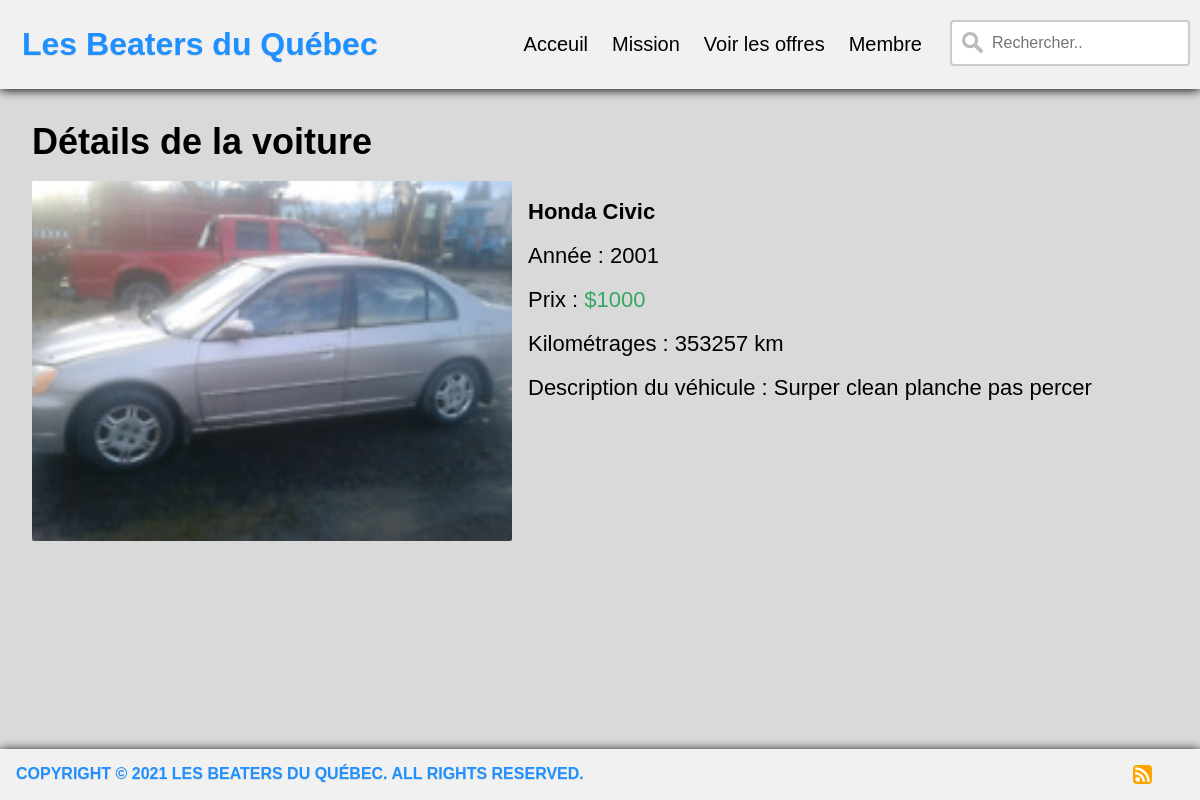
Page /voiture.php?voiture=8 on the committed database.
### tables this page shows
CREATE TABLE `voitures` (
  `id` int(11) NOT NULL,
  `marque` varchar(255) NOT NULL,
  `modele` varchar(255) NOT NULL,
  `annee` int(11) DEFAULT NULL,
  `description` text DEFAULT NULL,
  `kilometrages` double NOT NULL DEFAULT 0,
  `prix` int(11) NOT NULL,
  `vendu` tinyint(1) DEFAULT 0,
  `image` varchar(255) DEFAULT NULL
);

### accesseur/VoitureDAO.php (called while the page is built, shortened)
<?php
include_once CHEMIN_MODELE . "Voiture.php";
class AccesBaseDeDonneesVoitures
{
    public static function initialiser()
    {
        $usager = 'BeaterQuebec';
        $motdepasse = 'BeaterQuebec12!';
        $hote = 'localhost';
        $base = 'BeaterQuebec';
        $dsn = 'mysql:dbname='.$base.';host=' . $hote;
    }
}
class VoitureDAO extends AccesBaseDeDonneesVoitures{
  public static function lireVoiture($id){
    $MESSAGE_SQL_VOITURE = "SELECT * FROM voitures WHERE id =:id;";
    $requeteListeVoitures = VoitureDAO::$basededonnees->prepare($MESSAGE_SQL_VOITURE);
    $requeteListeVoitures->bindParam(':id', $id, PDO::PARAM_INT);
    $requeteListeVoitures->execute();
    $voiture = $requeteListeVoitures->fetch();
    return new Voiture($voiture);
  }
}
function formater($texte)
{
    $texte = html_entity_decode($texte,ENT_COMPAT,'UTF-8');
    $texte = htmlentities($texte,ENT_COMPAT,'ISO-8859-1');
    $newText = urldecode($texte);
    return $newText;
}
?>

### modele/voiture.php (called while the page is built, shortened)
<?php
class Voiture
{
	public static $filtres =
		array(
			'id' => FILTER_VALIDATE_INT,
			'marque' => FILTER_SANITIZE_ENCODED,
			'modele' => FILTER_SANITIZE_ENCODED,
			'annee' => FILTER_SANITIZE_ENCODED,
			'description' => FILTER_SANITIZE_ENCODED,
			'prix' => FILTER_SANITIZE_ENCODED,
            'kilometrages' => FILTER_SANITIZE_ENCODED,
            'image' => FILTER_SANITIZE_ENCODED
		);
	public function __construct($tableau)
	{
        if (is_array($tableau)){
		  $tableau = filter_var_array($tableau, Voiture::$filtres);
        }
		$this->marque = $tableau['marque'];
		$this->modele = $tableau['modele'];
		$this->annee = $tableau['annee'];
		$this->description = $tableau['description'];
		$this->prix = $tableau['prix'];
		$this->kilometrages = $tableau['kilometrages'];
        $this->image = $tableau['image'];
	}
	public function __get($propriete)
	{
		$self = get_object_vars($this);
		return $self[$propriete];
	}
}
?>

### voiture.php (the view, shortened to what this page needs)
<?php
require CHEMIN_ACCESSEUR . "VoitureDAO.php";
$id = filter_input(INPUT_GET, 'voiture', FILTER_VALIDATE_INT);
$voiture = VoitureDAO::lireVoiture($id);
include "entete.php";
?>
<header><h2>Détails de la voiture</h2></header>
<br>
<div class="voiture">
    <?php
        if(empty(formater($voiture->image))){echo "<img src='images/no-image-icon-0.jpg' alt='Miniature' class='image'></img>";}else{echo "<img src='images/".formater($voiture->image)."' alt='Miniature' class='image'></img>";}
    ?>
	<br>
	<h3 class="textDetailVoiture"><?= formater($voiture->marque); ?> <?= formater($voiture->modele); ?></h3>
	<br>
	<p class="textDetailVoiture">Année : <?= formater($voiture->annee); ?></p>
	<br>
	<p class="textDetailVoiture">Prix : <span style="color:#37A864;"$>$<?= formater($voiture->prix); ?></span></p>
    <br>
	<p class="textDetailVoiture">Kilométrages : <?= formater($voiture->kilometrages); ?> km</p>
	<br>
    <?php
        if(empty(formater($voiture->description))){echo "<p class='description'>Description : Aucune description du véhicule!</p>";}else{echo "<p class='textDetailVoiture'>Description du véhicule : ".formater($voiture->description)."</p>";}
    ?>
	<p style="padding-bottom: 15rem;"></p>
</div>
<?php include "pied-page.php"?>

### styles/style.css (style rules this page uses)
* { margin:0;padding:0; }
* { font-family:Helvetica }
* { box-sizing: border-box; }
h2 { color:black; font-size: 36px; }
body { background-color:#d9d9d9; width: 100%; height: auto; color: black; }
.image { width: 30rem; height: 22.5rem; float:left; margin: 0 1rem 0 0; border-radius: 2px; }
.textDetailVoiture { font-size: 22px; }

### rows in the picture
voitures: image (picture), marque "Honda", modele "Civic", annee "2001", prix "1000", kilometrages "353257"

### other values in the picture
formater($voiture->description) "Surper clean planche pas percer"
